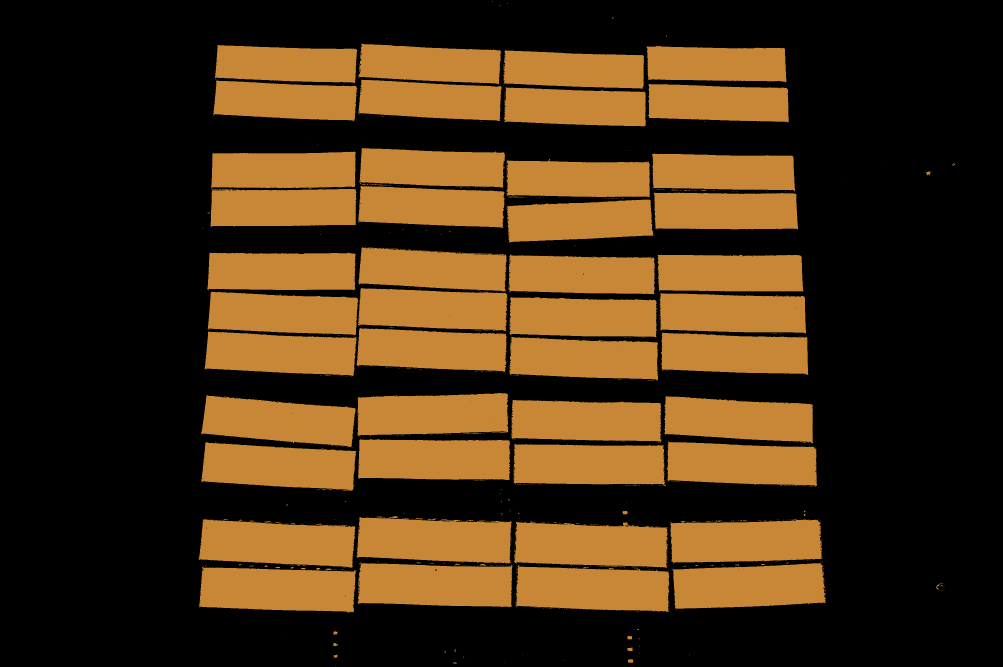
//> input picture ProjectBricksCoordiantes/DSC.png, 3008 x 2000 px (shown at 1/3 size)
$ ./ProjectBricksCoordiantes   (built with g++ and OpenCV 4)
//> lines starting //> are read from the running program, lines starting //| are printed output that depends on the picture; after the words box and inside, x2 and y2 are one past the last pixel; in counts of white or black regions, pixels touching at a corner belong together
#include <iostream>
#include <fstream>
#include <string>

#include <opencv/cv.h>
#include <opencv2/imgproc.hpp>
#include <opencv/highgui.h>
#include <opencv2/core/core.hpp>
#include <opencv2/highgui/highgui.hpp>

#include <stdlib.h>
#include <stdio.h>
#include <math.h>

using namespace std;
using namespace cv;


int main(int argc, char* argv[])
{
	Mat img = imread("DSC.png");
//> img is the input picture: 2000 rows x 3008 cols, CV_8UC3; mean B, G, R 19.5, 47.9, 70.9
	Mat edged, kernel, closed, gray, bw, smoth;
	GaussianBlur(img, smoth, Size(7, 7), 0);
	Canny(smoth, edged, 0, 255);
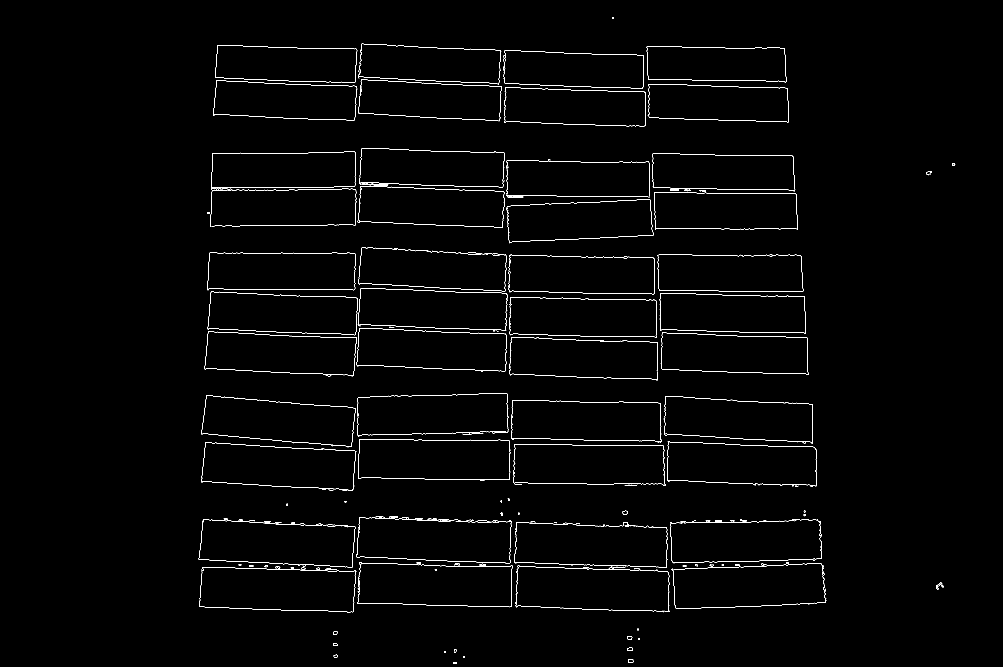
//> edged: 2000 rows x 3008 cols, CV_8UC1 (shown at 1/3 size); 0.89% white in thin lines or dots, all inside (x1, y1, x2, y2) = (596, 51, 2866, 1992)

	kernel = getStructuringElement(MORPH_RECT, Point(3, 3));
	morphologyEx(edged, closed, MORPH_CLOSE, kernel);

	vector<vector<Point>> cnts;
	findContours(closed, cnts, RETR_EXTERNAL, CHAIN_APPROX_SIMPLE);
//> cnts = 85 contours, 12 with area under 20; largest, box (x1, y1, x2, y2) and area: (1542, 1564, 2009, 1837) 109838, (631, 455, 1069, 681) 91246, (597, 1701, 1069, 1838) 55947, (1069, 1548, 1535, 1690) 55945, (596, 1556, 1066, 1703) 55469

	Mat src = imread("DSC_0007.jpg");
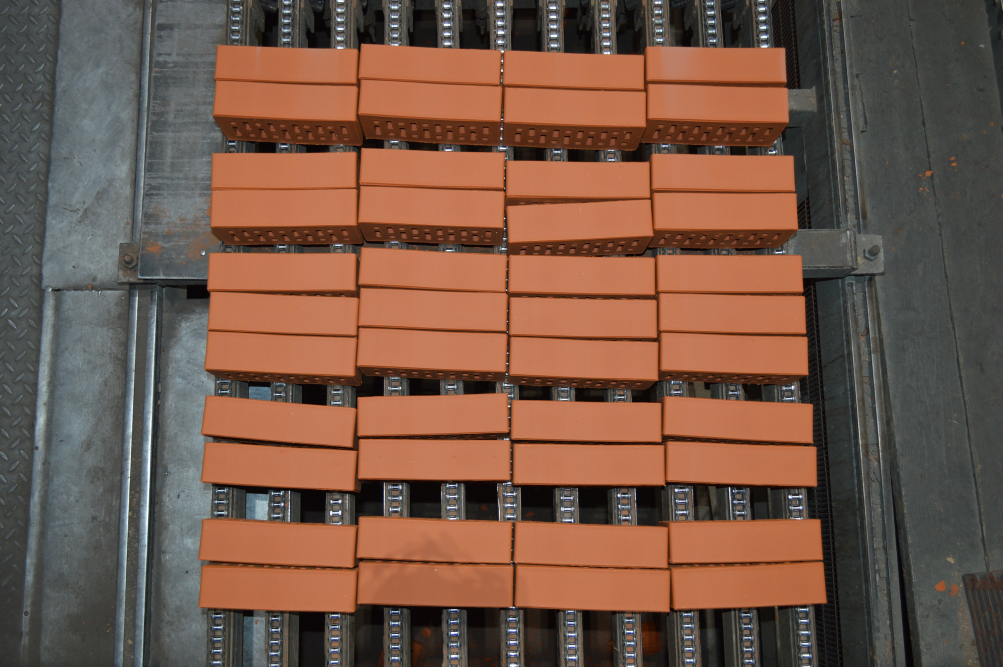
//> input picture ProjectBricksCoordiantes/DSC_0007.JPG, 3008 x 2000 px (shown at 1/3 size)
//> src is the input picture: 2000 rows x 3008 cols, CV_8UC3; mean B, G, R 72.2, 87.7, 117.6
	double peri;

	vector<vector<Point>> approxs;
	vector<Point> approx;

	int total = 0;
	for (vector<Point>c : cnts) {
		peri = arcLength(c, true);
		approxPolyDP(c, approx, 0.02 * peri, true);

		if (approx.size() == 4 && peri > 900) {
			approxs.push_back(approx);
			total++;
		}
	}
//> this loop made 85 passes
//> peri on passes 1 to 12: 28.49, 45.9, 14.24, 33.9, 16.24, 27.66, 45.07, 36.49, 13.66, 43.9, 37.9, 15.66
//> after the loop, approx = 7 Points (x, y): [1837, 51], [1836, 52], [1836, 55], [1839, 55], [1840, 54], [1840, 52], [1839, 51]; total = 39

	ofstream f("kirp.txt");

	for (vector<Point> c : approxs) {
		f << c << endl;
	}
//> this loop made 39 passes

	drawContours(src, approxs, -1, Scalar(255, 0, 0), 5);
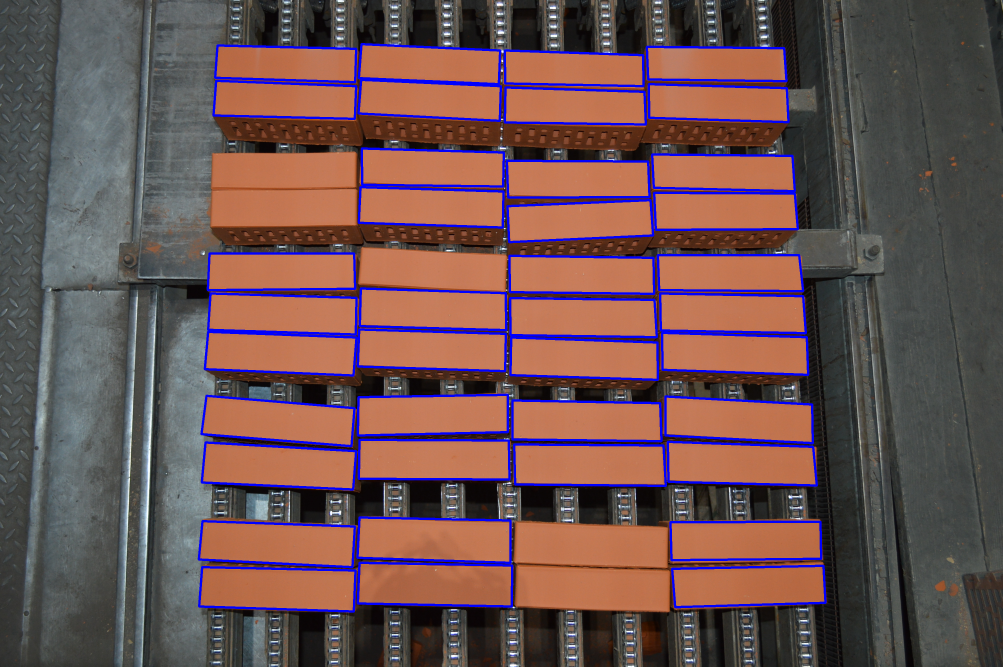
//> src: 2000 rows x 3008 cols, CV_8UC3 (shown at 1/3 size); mean B, G, R 82.1, 83.3, 109.9
	drawContours(img, approxs, -1, Scalar(0, 255, 0), 5);
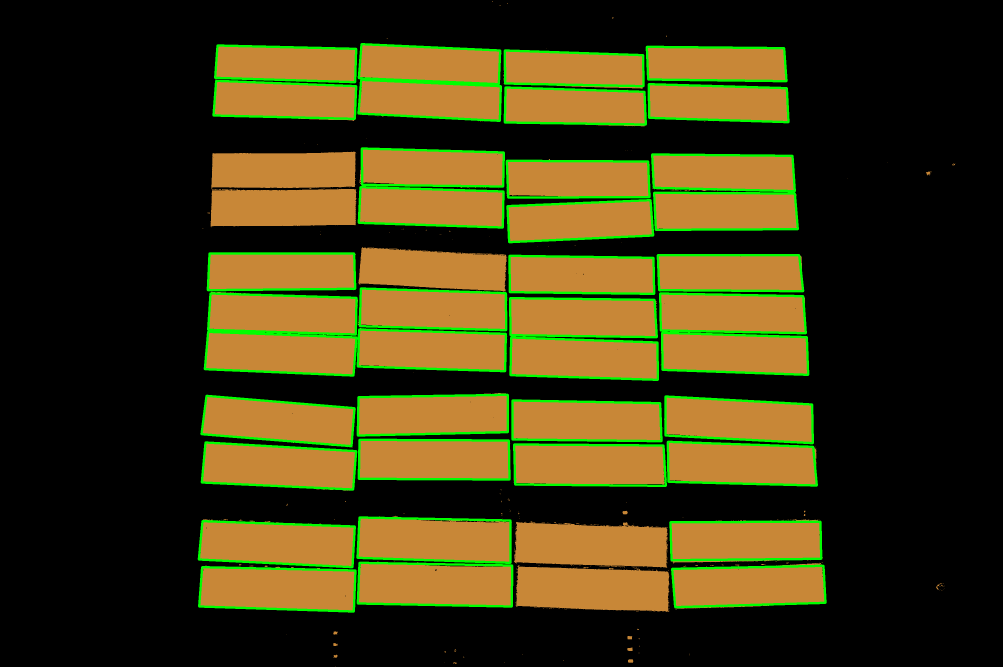
//> img: 2000 rows x 3008 cols, CV_8UC3 (shown at 1/3 size); mean B, G, R 18.2, 57.2, 66.1
	cout << "Count of kirp: " << total << endl;
//| Count of kirp: 39

	imwrite("smoth.png", smoth);
	imwrite("edged.png", edged);
	imwrite("closed.png", closed);
	imwrite("outimg.png", src);
	imwrite("outbin.png", img);

	system("pause");
	return 0;
}
